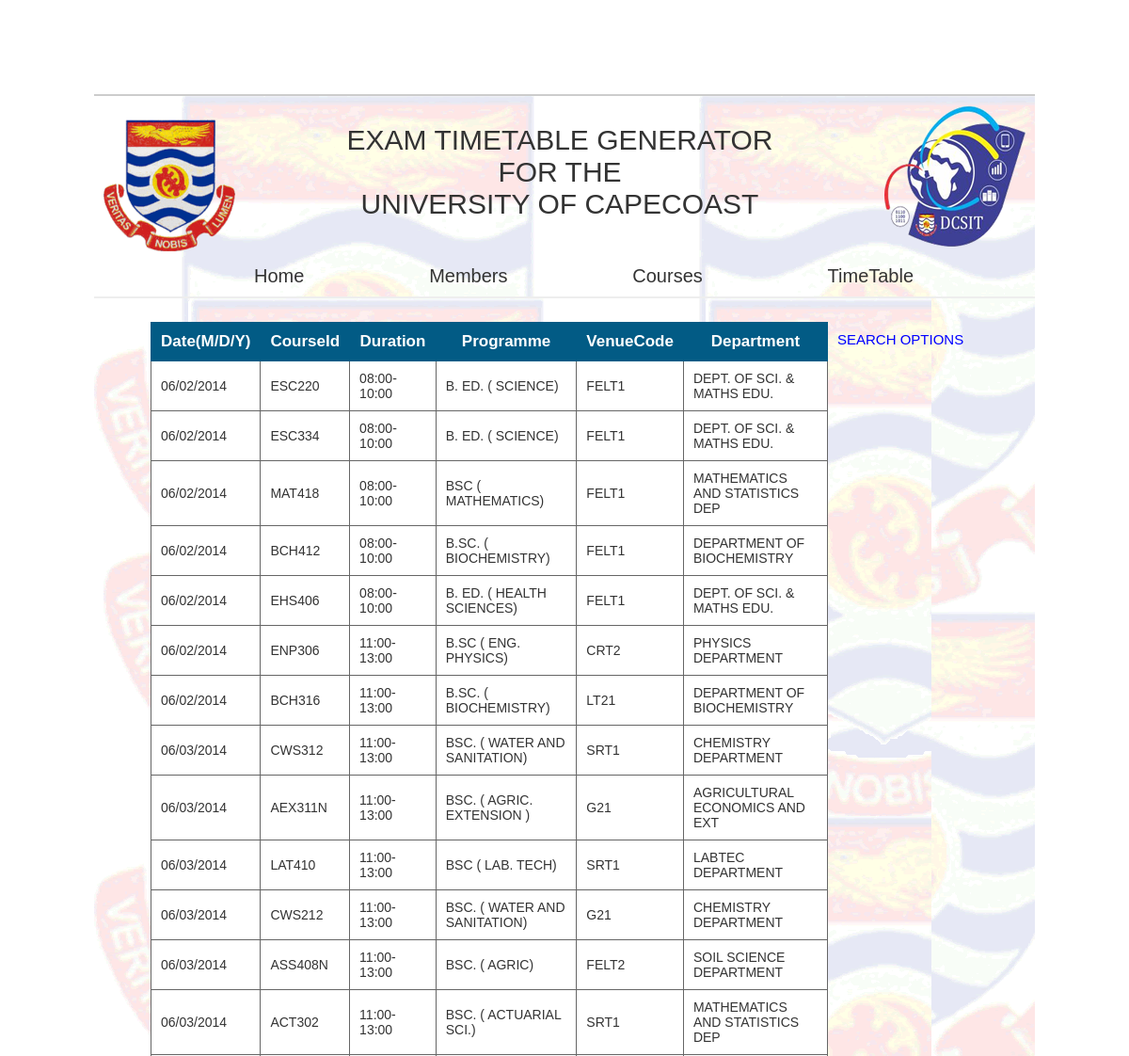
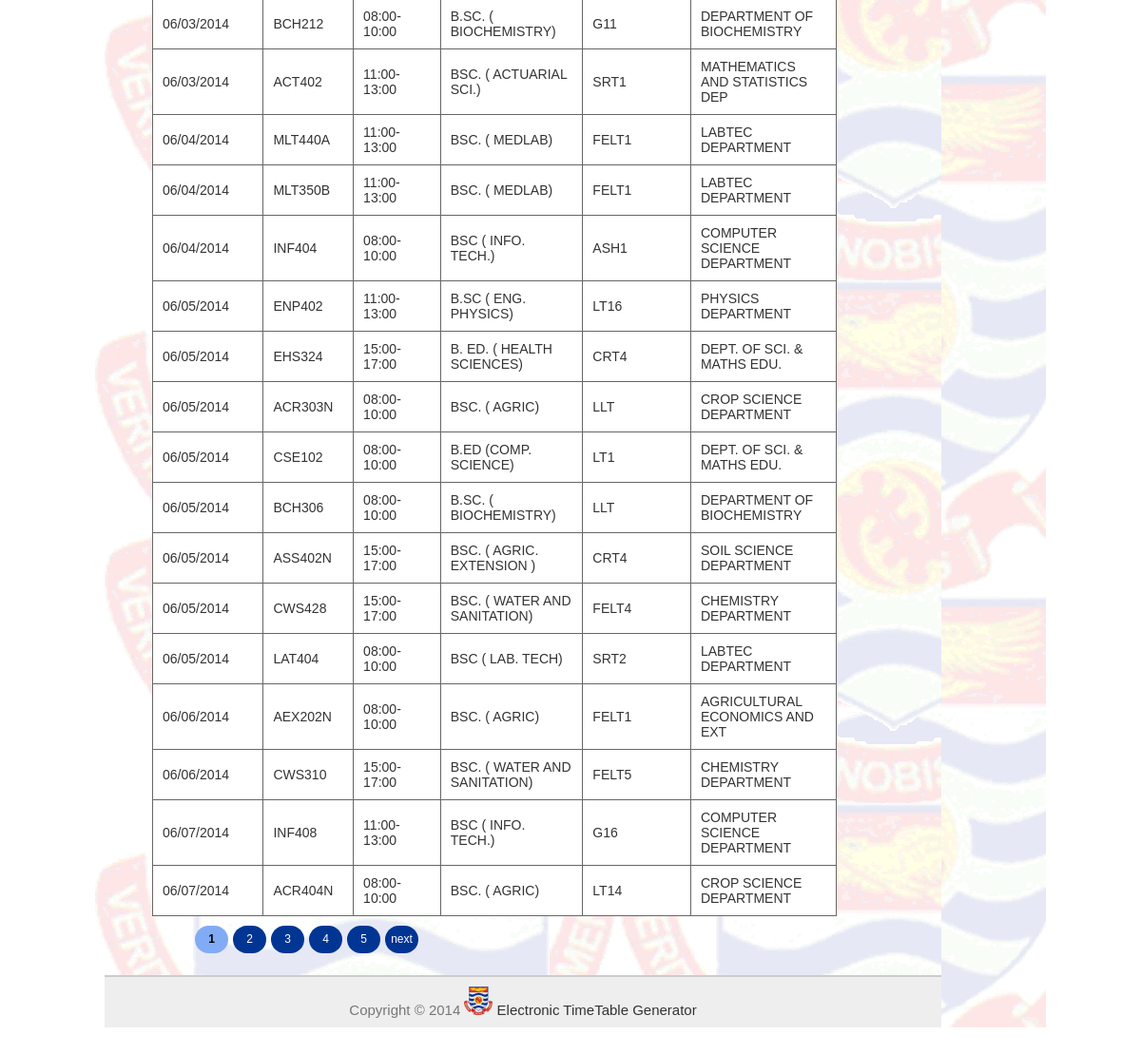
Page /sampleWebApp/displayFinaltimetable.php on the committed database (2 pictures, top to bottom).
### tables this page shows
CREATE TABLE IF NOT EXISTS `finaltimetable` (
  `Level` int(30) NOT NULL,
  `Programme` varchar(255) NOT NULL,
  `FinalId` int(11) NOT NULL AUTO_INCREMENT,
  `CourseId` varchar(255) NOT NULL,
  `Date` varchar(50) NOT NULL,
  `Duration` varchar(255) NOT NULL,
  `VenueCode` varchar(255) NOT NULL,
  `department` varchar(100) NOT NULL,
  PRIMARY KEY (`FinalId`)
);

### sampleWebApp/finalCoursePage.php (called while the page is built, shortened)
<?php
	$query = mysql_query("SELECT * FROM finaltimetable");
	$total_rows = mysql_num_rows($query);
	$per_page = 30;
	$num_links = 8;
    $total_rows = $total_rows;
    $cur_page = 1;
	 $offset = ($cur_page-1)*$per_page;
    $pages = ceil($total_rows/$per_page);
	$start = (($cur_page - $num_links) > 0) ? ($cur_page - ($num_links - 1)) : 1;
    $end   = (($cur_page + $num_links) < $pages) ? ($cur_page + $num_links) : $pages;
	$res = mysql_query("SELECT * FROM finaltimetable ORDER BY Date LIMIT ".$per_page." OFFSET ".$offset);
?>

### sampleWebApp/displayFinaltimetable.php (the view, shortened to what this page needs)
<!DOCTYPE html>
<html xmlns="http://www.w3.org/1999/xhtml" xml:lang="en">
<head>
<link rel="stylesheet" href="css/main.css" />
<link rel= "stylesheet" href = "css/table.css"/>
<link rel="stylesheet" href="css/paginationStyle.css" type="text/css" />
</head>
<body>
<div id="container">
  <div id="header">
		<?php include 'header.php'?>
  </div>
  <div id = "menuPanel">
			<?php include 'menuPanel.php'?>
   </div>
  <div id="sidebar" style = "margin-left:10px;">
	   <p><a href = "finaladvancedSearch.php" style = "font-size:15px;color:blue">SEARCH OPTIONS</a></p>
  </div>
  <div id="content" style = "margin-top:-20px;margin-right:20px;width:880px;">
    <p id = "intro">
	<table border = "1"style = "margin-left:50px;margin-right:10px;">
			<tr>
				<th>Date(M/D/Y)  </th>
				<th>CourseId  </th>
				<th>Duration  </th>
				<th>Programme </th>
				<th>VenueCode  </th>
				<th>Department  </th>
			</tr>
<?php
			include("finalCoursePage.php");
			if(isset($res))
				{
						while($result = mysql_fetch_assoc($res))
						{
						$date = $result['Date'];
						$courseid = $result['CourseId'];
						$duration  = $result['Duration'];
						$programme = $result['Programme'];
						$venuecode = $result['VenueCode'];
						$department = $result['department'];
						$date   = strtoupper($date);
						$courseid         = strtoupper($courseid);
						$programme    = strtoupper($programme);
						$duration   = strtoupper($duration);
						$programme   = strtoupper($programme);
						$venuecode   = strtoupper($venuecode);
						$department   = strtoupper($department);
						echo
						'<tr>
							<td>'.$date.'</td>
							<td>'.$courseid.'</td>
							<td>'.$duration . '</td>
							<td>'.$programme . '</td>
							<td>'.$venuecode . '</td>
							<td>'.$department . '</td>';
						}
}
	?>
	</table>
<div id="pagination">
        <div id="pagiCount" style = "width:750px;margin-left:60px;">
            <?php
                if(isset($pages))
                {
                    if($pages > 1)
                    {    if($cur_page > $num_links)
                        {   $dir = "first";
                            echo '<span id="prev"> <a href="'.$_SERVER['PHP_SELF'].'?page='.(1).'">'.$dir.'</a> </span>';
                        }
                        for($x=$start ; $x<=$end ;$x++)
                        {
                            echo ($x == $cur_page) ? '<strong>'.$x.'</strong> ':'<a href="'.$_SERVER['PHP_SELF'].'?page='.$x.'">'.$x.'</a> ';
                        }
                        if($cur_page < $pages )
                        {   $dir = "next";
                            echo '<span id="next"> <a href="'.$_SERVER['PHP_SELF'].'?page='.($cur_page+1).'">'.$dir.'</a> </span>';
                        }
                    }
                }
            ?>
        </div>
</div>
  <div id="footer" style="margin-top:20px" width = "1000px">
		Copyright &copy; 2014
		<img src = "images/headerLogo.gif" />
		<a href="#">Electronic TimeTable Generator</a>
  </div>
</div>
</body>
</html>

### sampleWebApp/css/main.css (style rules this page uses)
body { background-color:#fff; background-position:center; background-repeat:repeat-y; font-family: "Lucida Grande","Lucida Sans Unicode",geneva,verdana,sans-serif; font-size:10px; color:#777; }
#container { width:1000px; margin-top:100px; margin-left:auto; margin-right:auto; margin-bottom:0; background-image:url(images/background.gif); }
#header { margin:15px 0 0 0; padding:10px 10px 10px 10px; border-top:2px solid #ccc; height:150px; }
#menuPanel { border-bottom:2px solid #eee; margin-bottom:20px; }
#sidebar { float:right; width:200px; margin:5px 10px 10px 0; }
#content { margin:30px 50px 50px 10px; background-image: url(background.gif); background-repeat: repeat; font-size:15px; width:900px; }
#content p { padding:5px; line-height:18px; word-spacing: 0.1em; }
#footer { background-color:#eee; border-top:2px solid #ccc; padding:10px; text-align:center; font-size:15px; margin-top:-50px; }
#footer img { width:30px; height:30px; }
#footer a { margin-top:-20px; }
a { color:#333; text-decoration:none; }

### sampleWebApp/css/table.css (style rules this page uses)
table { font-family: arial,sans-serif; font-size:14px; color:#333333; border: solid 1px #666; border-collapse: collapse; }
table th { font-size:17px; border: solid 1px #025B85; padding: 10px; background-color: #025B85; color:#fff; }
table td { padding: 10px; border: solid 1px #666; background-color: #ffffff; }

### sampleWebApp/css/paginationStyle.css (style rules this page uses)
#pagination { display: block; text-align: center; }
#pagiCount { display: inline-block; margin-top:10px; margin-left:-100px; }
#pagiCount a, #pagiCount strong { display: block; width: 35px; background: rgb(0, 53, 148); float: left; margin-right: 5px; color: #fff; text-align: center; text-decoration: none; font-size:12px; line-height: 29px; border-radius:15px; }
#pagination strong , #pagination a:hover { background:rgb(130, 171, 245); color:#000; }
tr:nth-child(even) { background: #CCC }

### rows in the picture
finaltimetable: Date "06/02/2014", CourseId "ESC220", Duration "08:00-10:00", Programme "B. ED. ( SCIENCE)", VenueCode "FELT1", department "DEPT. OF SCI. & MATHS EDU."
finaltimetable: Date "06/02/2014", CourseId "ESC334", Duration "08:00-10:00", Programme "B. ED. ( SCIENCE)", VenueCode "FELT1", department "DEPT. OF SCI. & MATHS EDU."
finaltimetable: Date "06/02/2014", CourseId "MAT418", Duration "08:00-10:00", Programme "BSC ( MATHEMATICS)", VenueCode "FELT1", department "MATHEMATICS AND STATISTICS DEP"
finaltimetable: Date "06/02/2014", CourseId "BCH412", Duration "08:00-10:00", Programme "B.SC. ( BIOCHEMISTRY)", VenueCode "FELT1", department "DEPARTMENT OF BIOCHEMISTRY"
finaltimetable: Date "06/02/2014", CourseId "EHS406", Duration "08:00-10:00", Programme "B. ED. ( HEALTH SCIENCES)", VenueCode "FELT1", department "DEPT. OF SCI. & MATHS EDU."
finaltimetable: Date "06/02/2014", CourseId "ENP306", Duration "11:00-13:00", Programme "B.SC ( ENG. PHYSICS)", VenueCode "CRT2", department "PHYSICS DEPARTMENT"
finaltimetable: Date "06/02/2014", CourseId "BCH316", Duration "11:00-13:00", Programme "B.SC. ( BIOCHEMISTRY)", VenueCode "LT21", department "DEPARTMENT OF BIOCHEMISTRY"
finaltimetable: Date "06/03/2014", CourseId "CWS312", Duration "11:00-13:00", Programme "BSC. ( WATER AND SANITATION)", VenueCode "SRT1", department "CHEMISTRY DEPARTMENT"
finaltimetable: Date "06/03/2014", CourseId "AEX311N", Duration "11:00-13:00", Programme "BSC. ( AGRIC. EXTENSION )", VenueCode "G21", department "AGRICULTURAL ECONOMICS AND EXT"
finaltimetable: Date "06/03/2014", CourseId "LAT410", Duration "11:00-13:00", Programme "BSC ( LAB. TECH)", VenueCode "SRT1", department "LABTEC DEPARTMENT"
finaltimetable: Date "06/03/2014", CourseId "CWS212", Duration "11:00-13:00", Programme "BSC. ( WATER AND SANITATION)", VenueCode "G21", department "CHEMISTRY DEPARTMENT"
finaltimetable: Date "06/03/2014", CourseId "ASS408N", Duration "11:00-13:00", Programme "BSC. ( AGRIC)", VenueCode "FELT2", department "SOIL SCIENCE DEPARTMENT"
finaltimetable: Date "06/03/2014", CourseId "ACT302", Duration "11:00-13:00", Programme "BSC. ( ACTUARIAL SCI.)", VenueCode "SRT1", department "MATHEMATICS AND STATISTICS DEP"
finaltimetable: Date "06/03/2014", CourseId "BCH212", Duration "08:00-10:00", Programme "B.SC. ( BIOCHEMISTRY)", VenueCode "G11", department "DEPARTMENT OF BIOCHEMISTRY"
finaltimetable: Date "06/03/2014", CourseId "ACT402", Duration "11:00-13:00", Programme "BSC. ( ACTUARIAL SCI.)", VenueCode "SRT1", department "MATHEMATICS AND STATISTICS DEP"
finaltimetable: Date "06/04/2014", CourseId "MLT440A", Duration "11:00-13:00", Programme "BSC. ( MEDLAB)", VenueCode "FELT1", department "LABTEC DEPARTMENT"
finaltimetable: Date "06/04/2014", CourseId "MLT350B", Duration "11:00-13:00", Programme "BSC. ( MEDLAB)", VenueCode "FELT1", department "LABTEC DEPARTMENT"
finaltimetable: Date "06/04/2014", CourseId "INF404", Duration "08:00-10:00", Programme "BSC ( INFO. TECH.)", VenueCode "ASH1", department "COMPUTER SCIENCE DEPARTMENT"
finaltimetable: Date "06/05/2014", CourseId "ENP402", Duration "11:00-13:00", Programme "B.SC ( ENG. PHYSICS)", VenueCode "LT16", department "PHYSICS DEPARTMENT"
finaltimetable: Date "06/05/2014", CourseId "EHS324", Duration "15:00-17:00", Programme "B. ED. ( HEALTH SCIENCES)", VenueCode "CRT4", department "DEPT. OF SCI. & MATHS EDU."
finaltimetable: Date "06/05/2014", CourseId "ACR303N", Duration "08:00-10:00", Programme "BSC. ( AGRIC)", VenueCode "LLT", department "CROP SCIENCE DEPARTMENT"
finaltimetable: Date "06/05/2014", CourseId "CSE102", Duration "08:00-10:00", Programme "B.ED (COMP. SCIENCE)", VenueCode "LT1", department "DEPT. OF SCI. & MATHS EDU."
finaltimetable: Date "06/05/2014", CourseId "BCH306", Duration "08:00-10:00", Programme "B.SC. ( BIOCHEMISTRY)", VenueCode "LLT", department "DEPARTMENT OF BIOCHEMISTRY"
finaltimetable: Date "06/05/2014", CourseId "ASS402N", Duration "15:00-17:00", Programme "BSC. ( AGRIC. EXTENSION )", VenueCode "CRT4", department "SOIL SCIENCE DEPARTMENT"
finaltimetable: Date "06/05/2014", CourseId "CWS428", Duration "15:00-17:00", Programme "BSC. ( WATER AND SANITATION)", VenueCode "FELT4", department "CHEMISTRY DEPARTMENT"
finaltimetable: Date "06/05/2014", CourseId "LAT404", Duration "08:00-10:00", Programme "BSC ( LAB. TECH)", VenueCode "SRT2", department "LABTEC DEPARTMENT"
finaltimetable: Date "06/06/2014", CourseId "AEX202N", Duration "08:00-10:00", Programme "BSC. ( AGRIC)", VenueCode "FELT1", department "AGRICULTURAL ECONOMICS AND EXT"
finaltimetable: Date "06/06/2014", CourseId "CWS310", Duration "15:00-17:00", Programme "BSC. ( WATER AND SANITATION)", VenueCode "FELT5", department "CHEMISTRY DEPARTMENT"
finaltimetable: Date "06/07/2014", CourseId "INF408", Duration "11:00-13:00", Programme "BSC ( INFO. TECH.)", VenueCode "G16", department "COMPUTER SCIENCE DEPARTMENT"
finaltimetable: Date "06/07/2014", CourseId "ACR404N", Duration "08:00-10:00", Programme "BSC. ( AGRIC)", VenueCode "LT14", department "CROP SCIENCE DEPARTMENT"

### other values in the picture
$dir "next"
